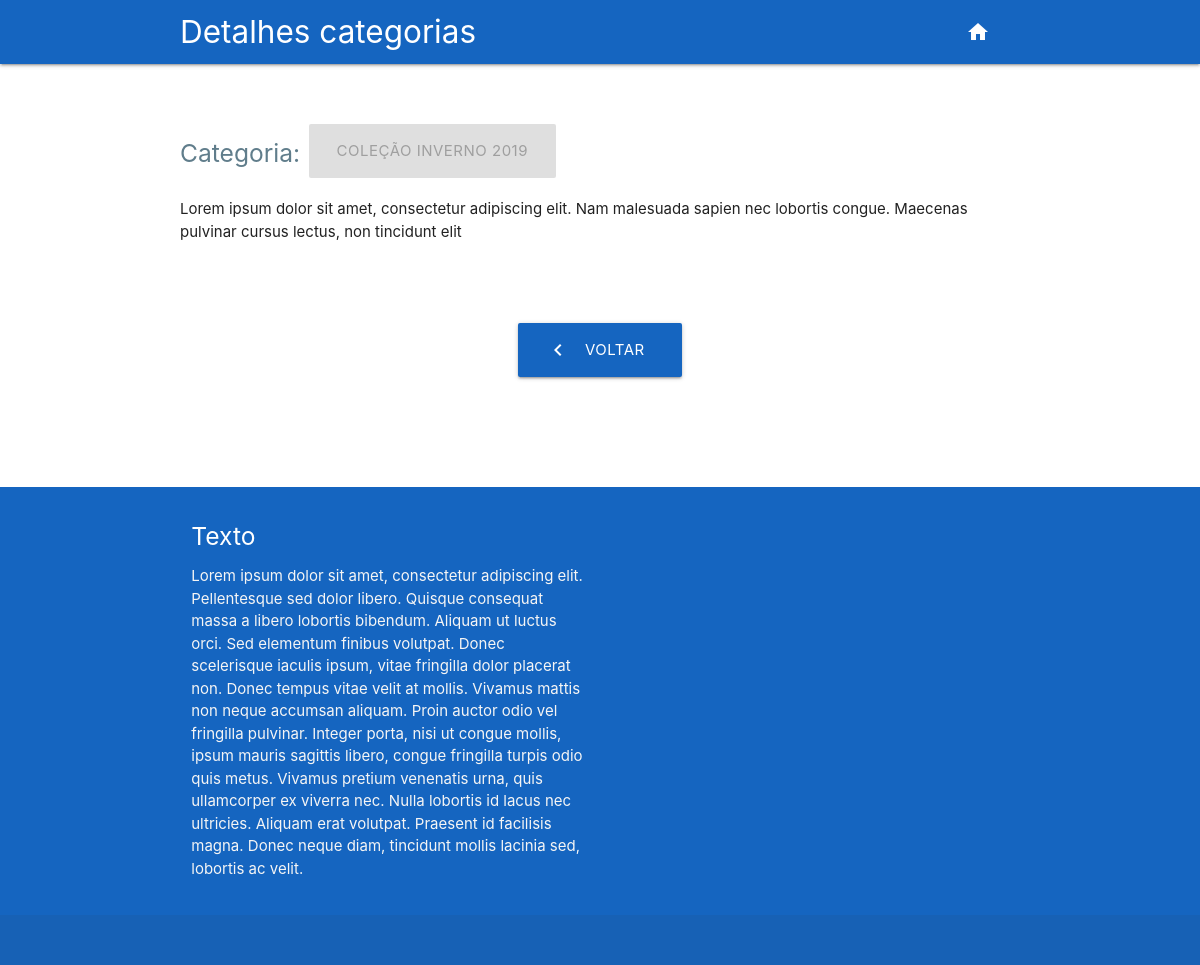
Page /categoria.php?view_id=2 on the committed database.
### tables this page shows
CREATE TABLE `categorias` (
  `descricao_categoria` varchar(150) NOT NULL,
  `id` int(2) NOT NULL AUTO_INCREMENT,
  `nome_categoria` varchar(90) NOT NULL,
  PRIMARY KEY (`id`)
);

### categoria_c.php (the view, shortened to what this page needs)
<?php
require_once 'header.php';
require_once 'conexao.php';
if(isset($_GET['view_id']) && !empty($_GET['view_id']))
{
    $id = $_GET['view_id'];
    $stmt_view = $DB_con->prepare('SELECT nome_categoria, descricao_categoria FROM categorias WHERE id =:uid');
    $stmt_view->execute(array(':uid'=>$id));
    $view_row = $stmt_view->fetch(PDO::FETCH_ASSOC);
    extract($view_row);
}
else
{
    header("Location: index.php");
}
?>
<div class="section no-pad-bot" id="index-banner">
    <div class="container animated bounceInUp">
        <br><br>
        <div class="row col s6">
            <h5 class="left header center blue-grey-text">Categoria:</h5>
            <a class="disabled center btn-large waves-effect waves-light blue darken-3"><?php echo utf8_encode($nome_categoria) ;?></a>
        </div>
        <div class="row col s6">
            <p class="plain-text">
                <?php echo utf8_encode($descricao_categoria) ;?>
            </p>
        </div>
        <br><br>
        <div class="row center">
        <a href="/sistema/categorias.php" class="round btn-large waves-effect waves-light blue darken-3">
                <i class="material-icons left large">chevron_left</i>
                Voltar &nbsp;
                </a>
        </div>
        <br><br>
        <br><br>
    </div>
</div>

### rows in the picture
categorias: nome_categoria "COLEÇÃO INVERNO 2019", descricao_categoria "Lorem ipsum dolor sit amet, consectetur adipiscing elit. Nam malesuada sapien nec lobortis congue. Maecenas pulvinar cursus lectus, non tincidunt elit"

### other values in the picture
$title_Details_Categories "Detalhes categorias"
